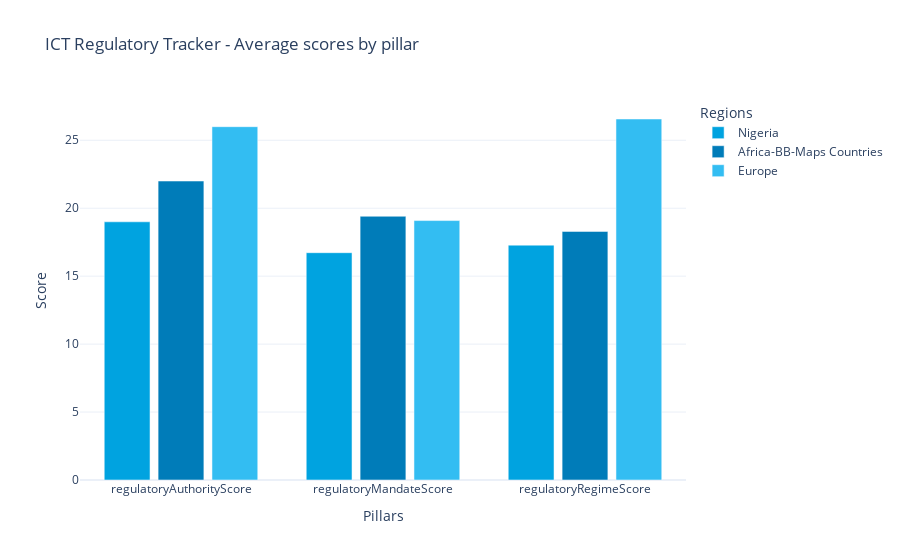

Notebook code for this chart:
### Code cell
# Score in pillars of ICT Regulatory Tracker: Nigeria vs. Africa-BB-Maps vs. World
import plotly.graph_objects as go

regions = ["Nigeria", "Africa-BB-Maps Countries", "Europe"]
score_types = ["regulatoryAuthorityScore", "regulatoryMandateScore", "regulatoryRegimeScore", "competitionFrameworkScore", "overallScore"]

regulatoryAuthorityScore = [africa_bb_maps[africa_bb_maps["country"]=="Nigeria"]["regulatoryAuthorityScore"].values[0], africa_bb_maps["regulatoryAuthorityScore"].mean(), europe_countries["regulatoryAuthorityScore"].mean()]
regulatoryMandateScore = [africa_bb_maps[africa_bb_maps["country"]=="Nigeria"]["regulatoryMandateScore"].values[0], africa_bb_maps["regulatoryMandateScore"].mean(), europe_countries["regulatoryMandateScore"].mean()]
regulatoryRegimeScore = [africa_bb_maps[africa_bb_maps["country"]=="Nigeria"]["regulatoryRegimeScore"].values[0], africa_bb_maps["regulatoryRegimeScore"].mean(), europe_countries["regulatoryRegimeScore"].mean()]
competitionFrameworkScore = [africa_bb_maps[africa_bb_maps["country"]=="Nigeria"]["competitionFrameworkScore"].values[0], africa_bb_maps["competitionFrameworkScore"].mean(), europe_countries["competitionFrameworkScore"].mean()]
overallScore = [africa_bb_maps[africa_bb_maps["country"]=="Nigeria"]["overallScore"].values[0], africa_bb_maps["overallScore"].mean(), europe_countries["overallScore"].mean()]

# Custom ITU-blue-based colors
colors = ["#00a3e0", "#007cb9", "#33bdf2", "#66d6f8", "#b3ecfb"]

# # Create figure
# fig = go.Figure(data=[
#     go.Bar(name='Regulatory Authority Score', x=, y=regulatoryAuthorityScore, marker_color=colors[0]),
#     go.Bar(name='Regulatory Mandate Score', x=score_types, y=regulatoryMandateScore, marker_color=colors[1]),
#     go.Bar(name='Regulatory Regime Score', x=score_types, y=regulatoryRegimeScore, marker_color=colors[2]),
#     go.Bar(name='Competition Framework Score', x=score_types, y=competitionFrameworkScore, marker_color=colors[3]),
#     go.Bar(name='Overall Score', x=score_types, y=overallScore, marker_color=colors[4])
# ])

fig = go.Figure(data=[
    go.Bar(name='Nigeria', x=score_types, y=regulatoryAuthorityScore, marker_color=colors[0]),
    go.Bar(name='Africa-BB-Maps Countries', x=score_types, y=regulatoryMandateScore, marker_color=colors[1]),
    go.Bar(name='Europe', x=score_types, y=regulatoryRegimeScore, marker_color=colors[2])
])

# # Update layout
# fig.update_layout(
#     barmode='group',
#     title='G5 Benchmark - Regional improvement by pillar',
#     xaxis_title='Region',
#     yaxis_title='Improvement (%)',
#     legend_title='Pillars',
#     yaxis=dict(tickformat='%')
# )

# Update layout
fig.update_layout(
    barmode='group',
    title='ICT Regulatory Tracker - Average scores by pillar',
    xaxis_title='Pillars',
    yaxis_title='Score',
    legend_title='Regions',
    #yaxis=dict(tickformat='%'),
    template='plotly_white',
    bargroupgap=0.15
)

# Show figure
fig.show()

### Figure 1 — Plotly figure (JSON) as saved in the notebook; plotly's stock layout.template omitted (floating-point values rounded to 4 significant figures)
{"data": [{"marker": {"color": "#00a3e0"}, "name": "Nigeria", "type": "bar", "x": ["regulatoryAuthorityScore", "regulatoryMandateScore", "regulatoryRegimeScore", "competitionFrameworkScore", "overallScore"], "y": [19, 16.73, 17.28]}, {"marker": {"color": "#007cb9"}, "name": "Africa-BB-Maps Countries", "type": "bar", "x": ["regulatoryAuthorityScore", "regulatoryMandateScore", "regulatoryRegimeScore", "competitionFrameworkScore", "overallScore"], "y": [22, 19.41, 18.29]}, {"marker": {"color": "#33bdf2"}, "name": "Europe", "type": "bar", "x": ["regulatoryAuthorityScore", "regulatoryMandateScore", "regulatoryRegimeScore", "competitionFrameworkScore", "overallScore"], "y": [26, 19.09, 26.57]}], "layout": {"bargroupgap": 0.15, "barmode": "group", "legend": {"title": {"text": "Regions"}}, "title": {"text": "ICT Regulatory Tracker - Average scores by pillar"}, "xaxis": {"title": {"text": "Pillars"}}, "yaxis": {"title": {"text": "Score"}}}}
